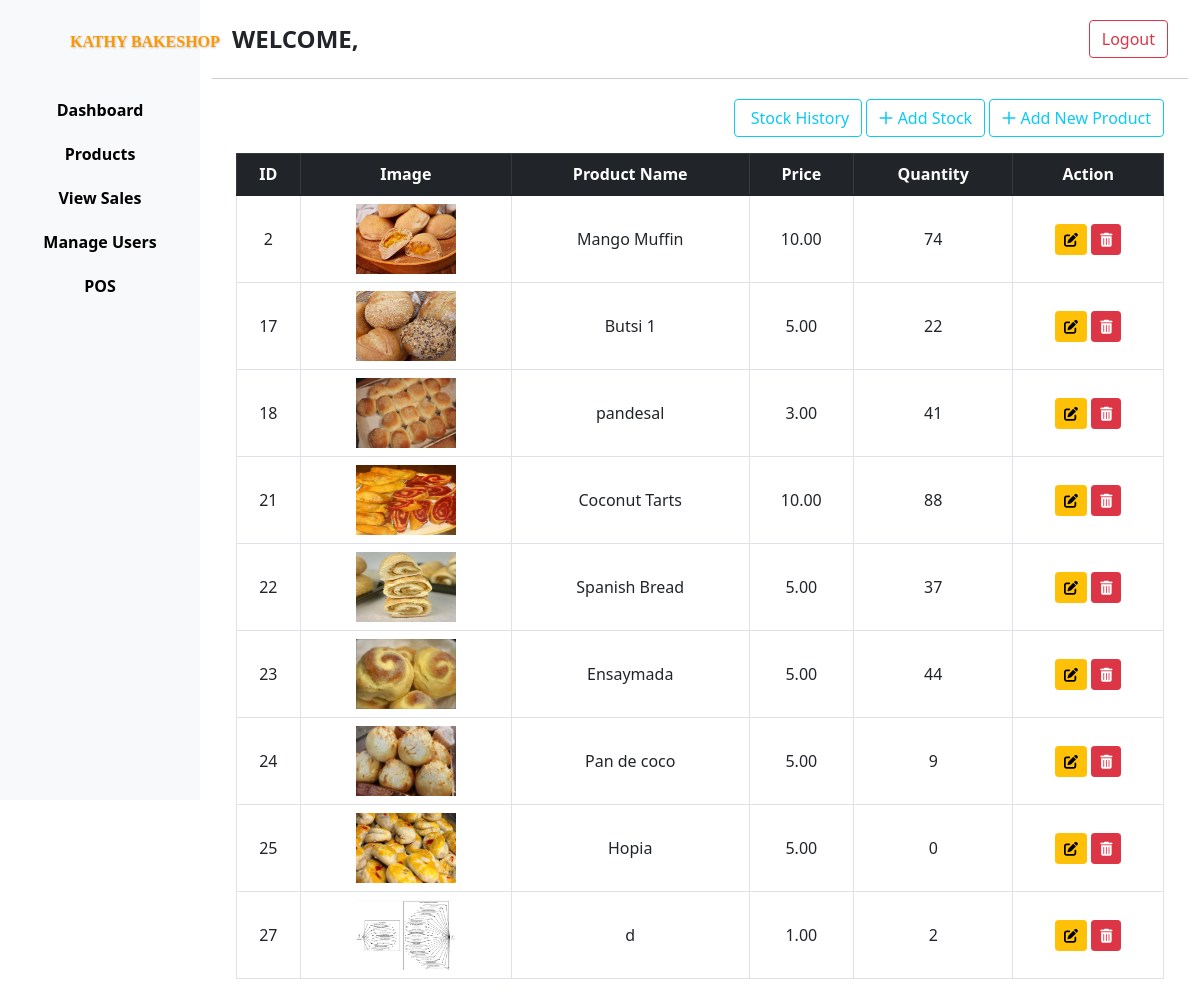
/Admin-WEB/product-list/index.php, run on an earlier commit of the app's database.
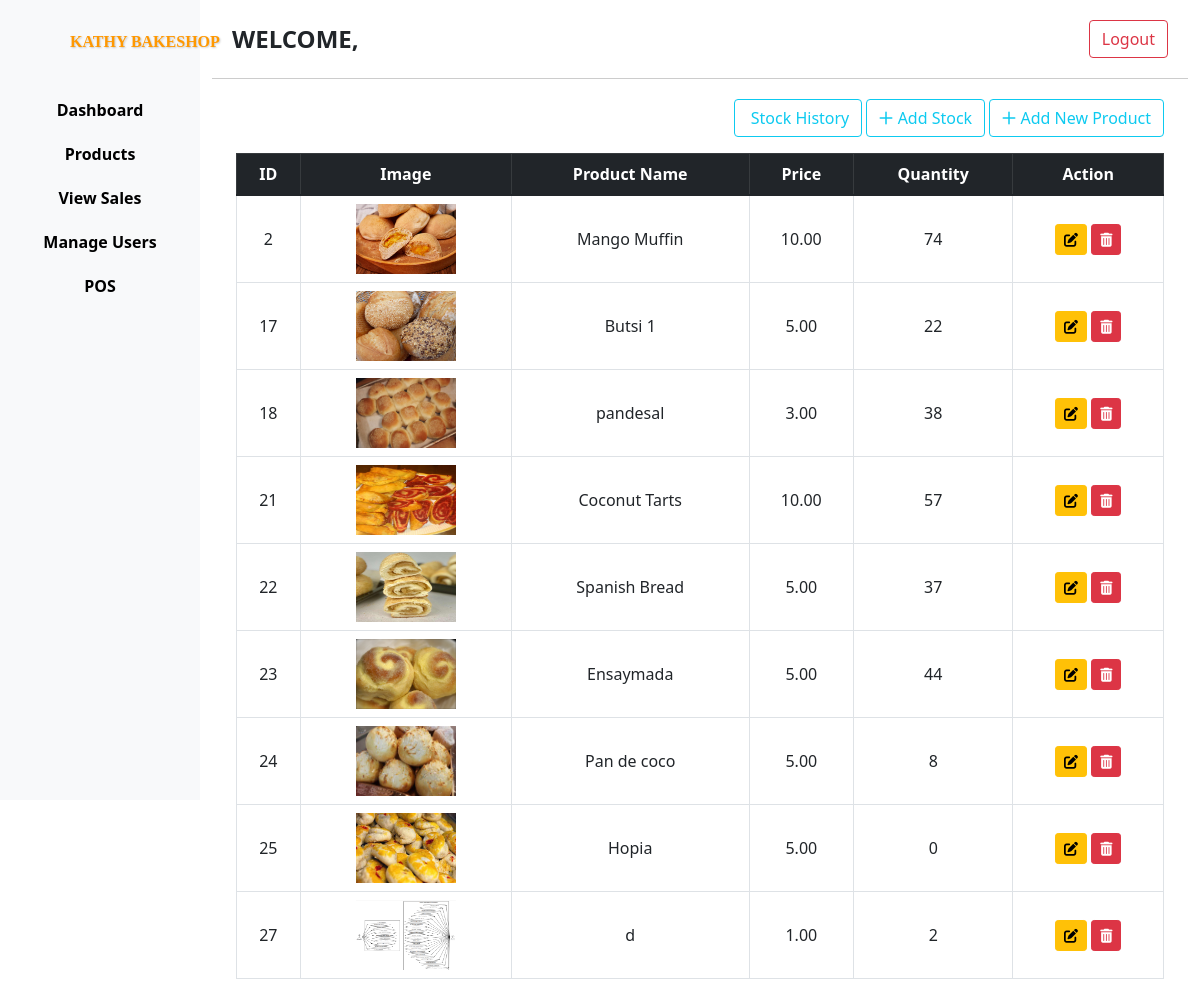
And on a later commit of the database.
### tables this page shows
CREATE TABLE IF NOT EXISTS `products` (
  `id` int NOT NULL AUTO_INCREMENT,
  `product_name` varchar(50) NOT NULL,
  `price` decimal(10,2) NOT NULL,
  `image` longblob NOT NULL,
  `description` varchar(1000) NOT NULL,
  `quantity` int NOT NULL,
  PRIMARY KEY (`id`),
  UNIQUE KEY `id` (`id`)
);

### Classes/Connect.php (called while the page is built, shortened)
<?php
        class Database {
            private $server_name = "localhost";
            private $db_username = "root";
            private $db_password = "";
            private $db_name = "db_pos";
            public function __construct() {
                $this->conn = new mysqli($this->server_name, $this->db_username, $this->db_password, $this->db_name);
        }
    }
    ?>

### Classes/Product.php (called while the page is built, shortened)
<?php
require_once "Connect.php";
class Product extends Database {
    public function displayProducts() {
        $sql = "SELECT * FROM products";
        $result = $this->conn->query($sql);
        if ($result) {
            $items = [];
            while ($item = $result->fetch_assoc()) {
                $items[] = $item;
            }
            return $items;
        } else {
            die("Error in retrieving: " . $this->conn->error);
        }
    }
}

### Admin-WEB/product-list/index.php (the view, shortened to what this page needs)
<?php
include "../includes/header.php";
include "../../Classes/Product.php";
$product = new Product;
$product_list = $product->displayProducts();
?>
<main class="col-12">
    <div class="table-container container">
        <div class="col text-end mb-3">
            <a href="#" class="btn btn-outline-info" data-bs-toggle="modal" data-bs-target="#addProductModal">
                <i class="fa-regular fa-flip-vertical fa-1x blue" ></i> Stock History
            </a>
            <a href="#" class="btn btn-outline-info" data-bs-toggle="modal" data-bs-target="#stockProductModal">
                <i class="fa-regular fa-plus fa-flip-vertical fa-1x white"></i> Add Stock
            </a>
            <a href="#" class="btn btn-outline-info" data-bs-toggle="modal" data-bs-target="#addProductModal">
                <i class="fa-regular fa-plus fa-flip-vertical fa-1x white"></i> Add New Product
            </a>
        </div>
        <table class="table table-bordered text-center">
            <thead class="table-dark">
                <tr>
                    <th>ID</th>
                    <th>Image</th>
                    <th>Product Name</th>
                    <th>Price</th>
                    <th>Quantity</th>
                    <th>Action</th>
                </tr>
            </thead>
            <tbody>
                <?php foreach ($product_list as $product): ?>
                    <tr>
                        <td class="text-center" valign="middle"><?= $product['id'] ?></td>
                        <td class="text-center" valign="middle"><img src="../<?= $product['image'] ?>" alt="Product Image"
                                style="width: 100px; height: 70px;"></td>
                        <td class="text-center" valign="middle"><?= $product['product_name'] ?></td>
                        <td class="text-center" valign="middle"><?= $product['price'] ?></td>
                        <td class="text-center" valign="middle"><?= $product['quantity'] ?></td>
                        <td class="text-center" valign="middle">
                            <a href="Edit-product.php?product_id=<?= $product['id'] ?>" class="btn btn-sm btn-warning"
                                title="Edit Product"><i class="fa-solid fa-pen-to-square fa-1x"></i></a>
                            <a href="../../Actions/Delete-product.php?product_id=<?= $product['id'] ?>"
                                class="btn btn-danger btn-sm" title="Delete Product"><i
                                    class="fa-sharp-duotone fa-solid fa-trash-can fa-1x"
                                    style="--fa-primary-color: #871c1f; --fa-secondary-color: #ff0000; --fa-secondary-opacity: 1;"></i></a>
                        </td>
                    </tr>
                <?php endforeach; ?>
            </tbody>
        </table>
    </div>
</main>
</div>
</div>
</body>
</html>

### Admin-WEB/includes/header.php (shortened to what this page needs)
<!DOCTYPE html>
<html lang="en">
<head>
    <link href="https://cdn.jsdelivr.net/npm/bootstrap@5.1.3/dist/css/bootstrap.min.css" rel="stylesheet">
    <link rel="stylesheet" href="https://cdnjs.cloudflare.com/ajax/libs/font-awesome/6.1.1/css/all.min.css"   />
</head>
<body>
<div class="container-fluid">
    <div class="row">
        <nav class="col-md-2 sidebar">
            <div style="text-align: center;">
                <div class="mb-4 text-center header-logo" ><a class="navbar-brand mx-5 logo" href="#">KATHY BAKESHOP</a>  </div>
            </div>
            <a class="side" style="color: black;" href="../dashboard/">Dashboard</a>
            <a class="side" style="color: black;" href="../product-list/">Products</a>
            <a class="side" style="color: black;" href="../view-orders/">View Sales</a>
            <a class="side" style="color: black;" href="../users/">Manage Users</a>
            <a class="side" style="color: black;" href="../../pos/">POS</a>
        </nav>
        <main class="col-md-10">
            <div class="header">
                <div class="header-logo">WELCOME, <?php echo $_SESSION['user_name']; ?></div>
                <div class="header-logout"><a class="btn btn-outline-danger" href="../../Actions/logout.php" >Logout</a></div>
            </div>

### Admin-WEB/includes/header.php (style rules this page uses)
body { overflow-x: hidden; }
.sidebar { height: 100vh; background-color: #f8f9fa; padding-top: 20px; }
.sidebar a { text-decoration: none; display: block; padding: 10px; font-weight: bold; }
.navbar-brand { color: #ff9800; }
.header { border-bottom: 1px solid #ccc; padding: 20px; display: flex; justify-content: space-between; align-items: center; }
.header-logo { font-size: 24px; font-weight: bold; }
.header-logout { font-size: 18px; }
.table-container { margin-top: 20px; }
.side { text-align: center; }
.logo { font-family: 'Pacifico', cursive; font-size: 1rem; color: #ff9800; text-shadow: 1px 1px 2px rgba(0, 0, 0, 0.2); font-weight: bold; pointer-events: none; }

What changed in the data, as far as the page shows it:
changed products "pandesal": quantity "41" → "38"
changed products "Coconut Tarts": quantity "88" → "57"
changed products "Pan de coco": quantity "9" → "8"
